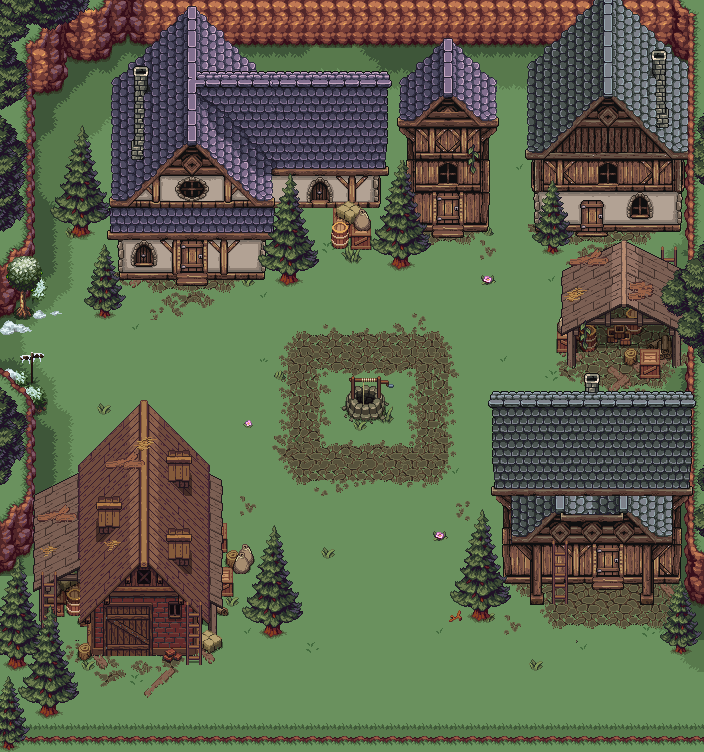

Rendered tile map (Tiled .tmx) drawn with the repository's tilesets; below, a short description and the map source with its tile grids summarised:
An orthogonal 44x47 tile map with 16x16 px tiles, 14 tile layers (Ground, Snow, Suelo, Borders, ...), 9 tilesets and 13 objects.

<map version="1.10" tiledversion="1.11.2" orientation="orthogonal" renderorder="right-down" width="44" height="47" tilewidth="16" tileheight="16" infinite="0" nextlayerid="16" nextobjectid="14">
 <tileset firstgid="1" source="Tilesheet_Shadow_colorShadow_v2.tsx" />
 <tileset firstgid="2913" source="houses.tsx" />
 <tileset firstgid="7009" source="Overworld.tsx" />
 <tileset firstgid="8449" source="Decorations_c1.tsx" />
 <tileset firstgid="10069" source="ready_to_use_houses_Exterior.tsx" />
 <tileset firstgid="12349" source="floor_and_decoratives_Exterior.tsx" />
 <tileset firstgid="12669" source="!CL_DEMO.tsx" />
 <tileset firstgid="13909" source="IceCaveObjects.tsx" />
 <tileset firstgid="14173" source="House_exterior.tsx" />
 <layer id="1" name="Ground" width="44" height="47">
  <data>[2068 cells, 2068 non-empty, 28 distinct tile ids]</data>
 </layer>
 <layer id="10" name="Snow" width="44" height="47">
  <data>[2068 cells, 128 non-empty, 65 distinct tile ids]</data>
 </layer>
 <layer id="12" name="Suelo" width="44" height="47">
  <data>[2068 cells, 36 non-empty, 27 distinct tile ids]</data>
 </layer>
 <layer id="8" name="Borders" width="44" height="47">
  <data>[2068 cells, 424 non-empty, 71 distinct tile ids]</data>
 </layer>
 <layer id="9" name="DecoFloors" width="44" height="47">
  <data>[2068 cells, 128 non-empty, 98 distinct tile ids]</data>
 </layer>
 <layer id="11" name="hierba" width="44" height="47">
  <data>[2068 cells, 11 non-empty, 8 distinct tile ids]</data>
 </layer>
 <layer id="14" name="Player" width="44" height="47">
  <data>[2068 cells, 0 non-empty, 0 distinct tile ids]</data>
 </layer>
 <layer id="15" name="Hada" width="44" height="47">
  <data>[2068 cells, 0 non-empty, 0 distinct tile ids]</data>
 </layer>
 <layer id="3" name="Houses2" width="44" height="47">
  <data>[2068 cells, 251 non-empty, 251 distinct tile ids]</data>
 </layer>
 <layer id="2" name="Houses" width="44" height="47">
  <data>[2068 cells, 515 non-empty, 515 distinct tile ids]</data>
 </layer>
 <layer id="4" name="details" width="44" height="47">
  <data>[2068 cells, 293 non-empty, 267 distinct tile ids]</data>
 </layer>
 <layer id="5" name="details2" width="44" height="47">
  <data>[2068 cells, 218 non-empty, 187 distinct tile ids]</data>
 </layer>
 <layer id="6" name="deco" width="44" height="47">
  <data>[2068 cells, 129 non-empty, 110 distinct tile ids]</data>
 </layer>
 <layer id="7" name="Arboles" width="44" height="47">
  <data>[2068 cells, 214 non-empty, 93 distinct tile ids]</data>
 </layer>
 <objectgroup id="13" name="CollisionMask">
  <object id="1" x="31.5888" y="723.756">
   <polygon points="0,0 665.906,0.429083 668.936,-13.3923 668.703,-67.2667 654.075,-70.6103 646.473,-66.6273 638.101,-73.3976 645.713,-83.6175 651.287,-83.6175 649.429,-135.646 627.131,-136.575 626.169,-116.748 606.665,-115.657 605.997,-135.171 593.83,-135.183 590.221,-180.604 564.521,-181.425 563.7,-137.038 539.848,-135.76 540.04,-115.363 502.455,-115.102 493.222,-119.326 488.594,-133.631 478.043,-135.049 466.323,-139.959 465.665,-187.794 467.329,-209.973 464.683,-249.968 647.571,-248.065 651.44,-261.505 650.358,-340.044 649.828,-352 634.826,-351.735 634.883,-342.602 606.266,-341.411 601.296,-352.69 591.96,-355.508 584.422,-369.261 557.837,-366.452 556.103,-354.284 534.827,-352.94 531.411,-363.006 524.323,-365.699 521.785,-373.173 522.591,-391.771 524.312,-409.116 526.787,-417.875 531.537,-422.143 624.421,-427.905 648.5,-425.318 650.153,-458.756 650.037,-491.164 574.319,-485.81 572.278,-523.723 548.943,-524.686 549.14,-486.241 540.676,-485.942 530.927,-468.984 520.437,-464.261 510.722,-468.328 503.496,-477.435 494.814,-491.677 492.343,-604.082 655.004,-612.266 650.696,-655.38 639.975,-667.493 626.031,-676.83 528.407,-675.258 232.745,-676.135 105.525,-675.685 86.5997,-675.036 83.4185,-668.853 82.2557,-662.628 61.0525,-658.099 39.3548,-662.295 40.2489,-650.45 31.3052,-629.947 7.43267,-623.415 5.34929,-459.208 18.0438,-437.753 12.7623,-424.053 3.02905,-418.207 1.77054,-402.823 -32.5179,-403.222 -35.3052,-724.685 676.373,-722.827 682.876,26.0143 -31.5888,26.9434 -32.5179,-0.929083" />
  </object>
  <object id="2" x="7.43267" y="572.315">
   <polygon points="-3.33333,8.66667 2.78725,147.724 4.69233,151.099 -13.1862,152.349 -12.0781,-201.611 29.6526,-198.54 32.6597,-98.192 28.8725,-43.1065 218.235,-50.6385 222.444,-44.9853 222.55,-26.0997 236.628,-32.3752 247.641,-26.6984 250.46,-10.978 244.067,3.07234 231.01,5.79445 223.909,23.2271 235.579,26.4609 224.647,38.7213 222.276,45.7082 216.091,47.7283 211.764,54.6531 219.852,75.3438 213.063,84.7807 206.256,95.7877 174.122,95.5583 157.581,93.5841 144.724,84.9508 134.604,81.8937 120.979,88.0852 97.7168,79.2132 70.8018,89.9012 67.1402,67.7349 77.1753,66.8274 76.66,56.6244 56.2756,46.9282 52.4459,57.1333 38.2412,56.198 23.5604,54.1492 23.581,-3.21946 14.7268,-8.14715" />
  </object>
  <object id="3" x="12.0781" y="674.514">
   <polygon points="4.125,-2.125 18.1842,-6.54057 13.3653,-14.8485 -3.62858,-14.6934 -8.57403,-9.36026" />
  </object>
  <object id="4" x="38.0924" y="707.961">
   <polygon points="-2.875,5.375 -0.0135881,0.194449 19.7367,0.438751 23.2271,2.78725 19.1185,9.46515 5.05767,9.43625" />
  </object>
  <object id="5" x="257.356" y="637.351">
   <polygon points="5.3125,-2.25 11.6232,0.58624 19.5023,1.53242 26.2997,-2.68826 29.6309,-8.34492 24.5933,-8.46231 6.72475,-9.05283 4.80094,-5.88103" />
  </object>
  <object id="6" x="464.542" y="617.84">
   <polygon points="4.25,-1 10.1493,2.81241 16.9735,5.024 29.1878,4.65013 31.9807,-4.39542 16.0612,-8.173 6.47503,-3.68698" />
  </object>
  <object id="7" x="338.186" y="409.726">
   <polygon points="2,-0.25 11.6959,14.6898 38.3146,15.9192 50.2113,9.90258 52.9782,-8.0612 47.5269,-21.8689 23.8137,-21.6862 10.495,-23.4338 1.41225,-13.9362" />
  </object>
  <object id="8" x="111.49" y="137.504">
   <polygon points="-1,-15.75 4.35817,146.612 60.5078,147.579 66.5322,149.508 82.5695,148.942 96.5537,149.229 110.912,149.825 158.231,148.325 172.757,149.528 190.633,148.459 193.45,141.242 187.013,132.143 156.231,136.883 156.373,77.6848 165.257,73.4056 212.753,73.8103 216.93,79.7949 217.514,110.997 224.321,114.763 235.038,129.488 252.531,127.673 255.784,117.504 263.229,114.984 262.096,84.404 262.269,74.2581 271.471,72.8267 271.704,22.2452 268.971,-17.149" />
  </object>
  <object id="9" x="76.1848" y="222.051">
   <polygon points="-2.90909,2.63636 -11.6416,14.8544 0.997791,16.7526 7.93243,15.9254 17.6526,12.0781 14.9662,7.79569 6.13278,3.03282" />
  </object>
  <object id="10" x="92.9083" y="308.456">
   <polygon points="4.45455,2.63636 19.1961,3.13089 19.2048,7.48391 15.9653,10.4198 7.84911,10.209 3.42332,7.06523" />
  </object>
  <object id="11" x="383.711" y="267.576">
   <polygon points="6,-1.90909 14.748,3.06122 23.9743,1.28178 28.464,-2.84805 27.0943,-6.81629 8.17767,-8.33406" />
  </object>
  <object id="12" x="411.741" y="244.522">
   <polygon points="-7.03221,-0.415638 23.7582,0 31.903,0.365208 47.0984,-0.106403 55.119,-1.02977 82.4228,0.295749 79.8276,-96.7981 -6.60686,-95.5254 -7.03954,-85.2948" />
  </object>
  <object id="13" x="0.5" y="316.5" width="6.5" height="63.5" />
 </objectgroup>
</map>
